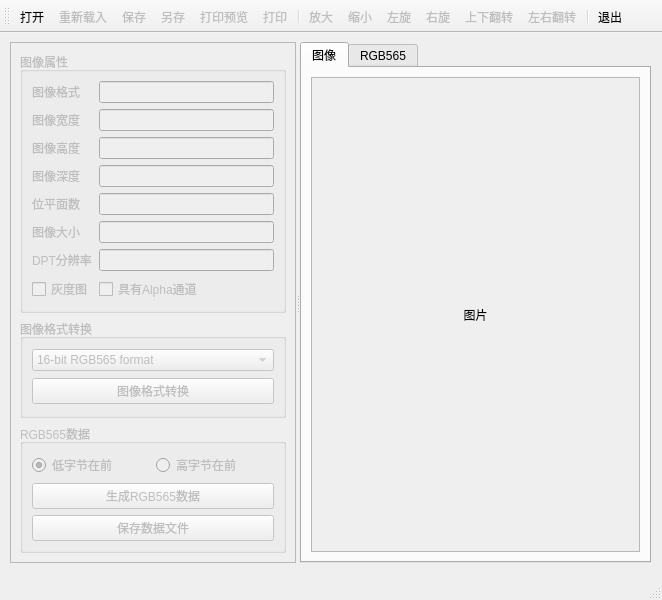
<?xml version="1.0" encoding="UTF-8"?>
<ui version="4.0">
 <class>MainWindow</class>
 <widget class="QMainWindow" name="MainWindow">
  <property name="geometry">
   <rect>
    <x>0</x>
    <y>0</y>
    <width>662</width>
    <height>600</height>
   </rect>
  </property>
  <property name="windowTitle">
   <string>MainWindow</string>
  </property>
  <widget class="QWidget" name="centralwidget">
   <widget class="QSplitter" name="splitter">
    <property name="geometry">
     <rect>
      <x>10</x>
      <y>9</y>
      <width>641</width>
      <height>521</height>
     </rect>
    </property>
    <property name="orientation">
     <enum>Qt::Horizontal</enum>
    </property>
    <widget class="QFrame" name="frameLeft">
     <property name="enabled">
      <bool>false</bool>
     </property>
     <property name="frameShape">
      <enum>QFrame::StyledPanel</enum>
     </property>
     <property name="frameShadow">
      <enum>QFrame::Raised</enum>
     </property>
     <layout class="QVBoxLayout" name="verticalLayout_3">
      <item>
       <widget class="QGroupBox" name="groupBox">
        <property name="title">
         <string>图像属性</string>
        </property>
        <layout class="QFormLayout" name="formLayout">
         <item row="0" column="0">
          <widget class="QLabel" name="label">
           <property name="text">
            <string>图像格式</string>
           </property>
          </widget>
         </item>
         <item row="0" column="1">
          <widget class="QLineEdit" name="editImg_Format"/>
         </item>
         <item row="1" column="0">
          <widget class="QLabel" name="label_2">
           <property name="text">
            <string>图像宽度</string>
           </property>
          </widget>
         </item>
         <item row="1" column="1">
          <widget class="QLineEdit" name="editImg_Width"/>
         </item>
         <item row="2" column="0">
          <widget class="QLabel" name="label_3">
           <property name="text">
            <string>图像高度</string>
           </property>
          </widget>
         </item>
         <item row="2" column="1">
          <widget class="QLineEdit" name="editImg_Height"/>
         </item>
         <item row="3" column="0">
          <widget class="QLabel" name="label_4">
           <property name="text">
            <string>图像深度</string>
           </property>
          </widget>
         </item>
         <item row="3" column="1">
          <widget class="QLineEdit" name="editImg_Depth"/>
         </item>
         <item row="4" column="0">
          <widget class="QLabel" name="label_5">
           <property name="text">
            <string>位平面数</string>
           </property>
          </widget>
         </item>
         <item row="4" column="1">
          <widget class="QLineEdit" name="editImg_DPM"/>
         </item>
         <item row="5" column="0">
          <widget class="QLabel" name="label_6">
           <property name="text">
            <string>图像大小</string>
           </property>
          </widget>
         </item>
         <item row="5" column="1">
          <widget class="QLineEdit" name="editImg_SizeByte"/>
         </item>
         <item row="6" column="0">
          <widget class="QLabel" name="label_7">
           <property name="text">
            <string>DPT分辨率</string>
           </property>
          </widget>
         </item>
         <item row="6" column="1">
          <widget class="QLineEdit" name="editImg_BitPlane"/>
         </item>
         <item row="7" column="0">
          <widget class="QCheckBox" name="chkBox_GrayScale">
           <property name="text">
            <string>灰度图</string>
           </property>
          </widget>
         </item>
         <item row="7" column="1">
          <widget class="QCheckBox" name="chkBox_Alpha">
           <property name="text">
            <string>具有Alpha通道</string>
           </property>
          </widget>
         </item>
        </layout>
       </widget>
      </item>
      <item>
       <widget class="QGroupBox" name="groupBox_2">
        <property name="title">
         <string>图像格式转换</string>
        </property>
        <layout class="QVBoxLayout" name="verticalLayout">
         <item>
          <widget class="QComboBox" name="comboFormat">
           <item>
            <property name="text">
             <string>16-bit RGB565 format</string>
            </property>
           </item>
           <item>
            <property name="text">
             <string>24-bit RGB888 format</string>
            </property>
           </item>
           <item>
            <property name="text">
             <string>32-bit RGB format</string>
            </property>
           </item>
           <item>
            <property name="text">
             <string>8-bit grayscale format</string>
            </property>
           </item>
           <item>
            <property name="text">
             <string>16-bit grayscale fomat</string>
            </property>
           </item>
           <item>
            <property name="text">
             <string>8-bit indexes into a colomap</string>
            </property>
           </item>
          </widget>
         </item>
         <item>
          <widget class="QPushButton" name="pushButton">
           <property name="text">
            <string>图像格式转换</string>
           </property>
           <property name="icon">
            <iconset resource="res.qrc">
             <normaloff>:/images/images/824.bmp</normaloff>:/images/images/824.bmp</iconset>
           </property>
          </widget>
         </item>
        </layout>
       </widget>
      </item>
      <item>
       <widget class="QGroupBox" name="groupBox_3">
        <property name="title">
         <string>RGB565数据</string>
        </property>
        <layout class="QVBoxLayout" name="verticalLayout_2">
         <item>
          <layout class="QHBoxLayout" name="horizontalLayout">
           <item>
            <widget class="QRadioButton" name="radioLSB">
             <property name="text">
              <string>低字节在前</string>
             </property>
             <property name="checked">
              <bool>true</bool>
             </property>
            </widget>
           </item>
           <item>
            <widget class="QRadioButton" name="radioButton_2">
             <property name="text">
              <string>高字节在前</string>
             </property>
            </widget>
           </item>
          </layout>
         </item>
         <item>
          <widget class="QPushButton" name="btnGetRGB565">
           <property name="text">
            <string>生成RGB565数据</string>
           </property>
           <property name="icon">
            <iconset resource="res.qrc">
             <normaloff>:/images/images/116.bmp</normaloff>:/images/images/116.bmp</iconset>
           </property>
          </widget>
         </item>
         <item>
          <widget class="QPushButton" name="btnSaveDataFile">
           <property name="enabled">
            <bool>false</bool>
           </property>
           <property name="text">
            <string>保存数据文件</string>
           </property>
           <property name="icon">
            <iconset resource="res.qrc">
             <normaloff>:/images/images/save.bmp</normaloff>:/images/images/save.bmp</iconset>
           </property>
          </widget>
         </item>
        </layout>
       </widget>
      </item>
     </layout>
    </widget>
    <widget class="QTabWidget" name="tabWidget">
     <property name="currentIndex">
      <number>0</number>
     </property>
     <widget class="QWidget" name="tab">
      <attribute name="icon">
       <iconset resource="res.qrc">
        <normaloff>:/images/images/824.bmp</normaloff>:/images/images/824.bmp</iconset>
      </attribute>
      <attribute name="title">
       <string>图像</string>
      </attribute>
      <layout class="QVBoxLayout" name="verticalLayout_5">
       <item>
        <widget class="QScrollArea" name="scrollArea">
         <property name="widgetResizable">
          <bool>true</bool>
         </property>
         <widget class="QWidget" name="scrollAreaWidgetContents">
          <property name="geometry">
           <rect>
            <x>0</x>
            <y>0</y>
            <width>330</width>
            <height>471</height>
           </rect>
          </property>
          <layout class="QVBoxLayout" name="verticalLayout_4">
           <item>
            <widget class="QLabel" name="labPic">
             <property name="text">
              <string>图片</string>
             </property>
             <property name="alignment">
              <set>Qt::AlignCenter</set>
             </property>
            </widget>
           </item>
          </layout>
         </widget>
        </widget>
       </item>
      </layout>
     </widget>
     <widget class="QWidget" name="tab_2">
      <attribute name="icon">
       <iconset resource="res.qrc">
        <normaloff>:/images/images/116.bmp</normaloff>:/images/images/116.bmp</iconset>
      </attribute>
      <attribute name="title">
       <string>RGB565</string>
      </attribute>
      <layout class="QVBoxLayout" name="verticalLayout_6">
       <item>
        <widget class="QPlainTextEdit" name="plainTextEdit"/>
       </item>
      </layout>
     </widget>
    </widget>
   </widget>
  </widget>
  <widget class="QStatusBar" name="statusbar"/>
  <widget class="QToolBar" name="toolBar">
   <property name="windowTitle">
    <string>toolBar</string>
   </property>
   <property name="toolButtonStyle">
    <enum>Qt::ToolButtonTextUnderIcon</enum>
   </property>
   <attribute name="toolBarArea">
    <enum>TopToolBarArea</enum>
   </attribute>
   <attribute name="toolBarBreak">
    <bool>false</bool>
   </attribute>
   <addaction name="actFile_Open"/>
   <addaction name="actFile_Reload"/>
   <addaction name="actFile_Save"/>
   <addaction name="actFile_SaveAs"/>
   <addaction name="actFile_Preview"/>
   <addaction name="actFile_Print"/>
   <addaction name="separator"/>
   <addaction name="actImage_ZoomIn"/>
   <addaction name="actImage_ZoomOut"/>
   <addaction name="actImage_RotateLeft"/>
   <addaction name="actImage_RotateRight"/>
   <addaction name="actImage_FilpUD"/>
   <addaction name="actImage_FilpLR"/>
   <addaction name="separator"/>
   <addaction name="actQuit"/>
  </widget>
  <action name="actFile_Open">
   <property name="icon">
    <iconset resource="res.qrc">
     <normaloff>:/images/images/001.GIF</normaloff>:/images/images/001.GIF</iconset>
   </property>
   <property name="text">
    <string>打开</string>
   </property>
   <property name="toolTip">
    <string>打开文件</string>
   </property>
  </action>
  <action name="actFile_Reload">
   <property name="enabled">
    <bool>false</bool>
   </property>
   <property name="icon">
    <iconset resource="res.qrc">
     <normaloff>:/images/images/126.bmp</normaloff>:/images/images/126.bmp</iconset>
   </property>
   <property name="text">
    <string>重新载入</string>
   </property>
   <property name="toolTip">
    <string>重新载入图片</string>
   </property>
  </action>
  <action name="actFile_Save">
   <property name="enabled">
    <bool>false</bool>
   </property>
   <property name="icon">
    <iconset resource="res.qrc">
     <normaloff>:/images/images/save.bmp</normaloff>:/images/images/save.bmp</iconset>
   </property>
   <property name="text">
    <string>保存</string>
   </property>
   <property name="toolTip">
    <string>保存到当前文件</string>
   </property>
  </action>
  <action name="actFile_SaveAs">
   <property name="enabled">
    <bool>false</bool>
   </property>
   <property name="icon">
    <iconset resource="res.qrc">
     <normaloff>:/images/images/Save-as.ico</normaloff>:/images/images/Save-as.ico</iconset>
   </property>
   <property name="text">
    <string>另存</string>
   </property>
   <property name="toolTip">
    <string>另存图片文件</string>
   </property>
  </action>
  <action name="actFile_Preview">
   <property name="enabled">
    <bool>false</bool>
   </property>
   <property name="icon">
    <iconset resource="res.qrc">
     <normaloff>:/images/images/preview1.bmp</normaloff>:/images/images/preview1.bmp</iconset>
   </property>
   <property name="text">
    <string>打印预览</string>
   </property>
   <property name="toolTip">
    <string>打印预览</string>
   </property>
  </action>
  <action name="actFile_Print">
   <property name="enabled">
    <bool>false</bool>
   </property>
   <property name="icon">
    <iconset resource="res.qrc">
     <normaloff>:/images/images/print1.bmp</normaloff>:/images/images/print1.bmp</iconset>
   </property>
   <property name="text">
    <string>打印</string>
   </property>
   <property name="toolTip">
    <string>打印图片</string>
   </property>
  </action>
  <action name="actImage_ZoomIn">
   <property name="enabled">
    <bool>false</bool>
   </property>
   <property name="icon">
    <iconset resource="res.qrc">
     <normaloff>:/images/images/zoomin.png</normaloff>:/images/images/zoomin.png</iconset>
   </property>
   <property name="text">
    <string>放大</string>
   </property>
   <property name="toolTip">
    <string>放大</string>
   </property>
  </action>
  <action name="actImage_ZoomOut">
   <property name="enabled">
    <bool>false</bool>
   </property>
   <property name="icon">
    <iconset resource="res.qrc">
     <normaloff>:/images/images/zoomout.png</normaloff>:/images/images/zoomout.png</iconset>
   </property>
   <property name="text">
    <string>缩小</string>
   </property>
   <property name="toolTip">
    <string>缩小</string>
   </property>
  </action>
  <action name="actImage_RotateLeft">
   <property name="enabled">
    <bool>false</bool>
   </property>
   <property name="icon">
    <iconset resource="res.qrc">
     <normaloff>:/images/images/rotateleft.png</normaloff>:/images/images/rotateleft.png</iconset>
   </property>
   <property name="text">
    <string>左旋</string>
   </property>
   <property name="toolTip">
    <string>左旋</string>
   </property>
  </action>
  <action name="actImage_RotateRight">
   <property name="enabled">
    <bool>false</bool>
   </property>
   <property name="icon">
    <iconset resource="res.qrc">
     <normaloff>:/images/images/rotateright.png</normaloff>:/images/images/rotateright.png</iconset>
   </property>
   <property name="text">
    <string>右旋</string>
   </property>
   <property name="toolTip">
    <string>右旋</string>
   </property>
  </action>
  <action name="actImage_FilpUD">
   <property name="enabled">
    <bool>false</bool>
   </property>
   <property name="icon">
    <iconset resource="res.qrc">
     <normaloff>:/images/images/flip-vertical.ico</normaloff>:/images/images/flip-vertical.ico</iconset>
   </property>
   <property name="text">
    <string>上下翻转</string>
   </property>
   <property name="toolTip">
    <string>上下翻转</string>
   </property>
  </action>
  <action name="actImage_FilpLR">
   <property name="enabled">
    <bool>false</bool>
   </property>
   <property name="icon">
    <iconset resource="res.qrc">
     <normaloff>:/images/images/flip-horizontal.ico</normaloff>:/images/images/flip-horizontal.ico</iconset>
   </property>
   <property name="text">
    <string>左右翻转</string>
   </property>
   <property name="toolTip">
    <string>左右翻转</string>
   </property>
  </action>
  <action name="actQuit">
   <property name="icon">
    <iconset resource="res.qrc">
     <normaloff>:/images/images/132.bmp</normaloff>:/images/images/132.bmp</iconset>
   </property>
   <property name="text">
    <string>退出</string>
   </property>
   <property name="toolTip">
    <string>退出程序</string>
   </property>
  </action>
 </widget>
 <resources>
  <include location="res.qrc"/>
 </resources>
 <connections>
  <connection>
   <sender>actQuit</sender>
   <signal>triggered()</signal>
   <receiver>MainWindow</receiver>
   <slot>close()</slot>
   <hints>
    <hint type="sourcelabel">
     <x>-1</x>
     <y>-1</y>
    </hint>
    <hint type="destinationlabel">
     <x>330</x>
     <y>299</y>
    </hint>
   </hints>
  </connection>
 </connections>
</ui>
